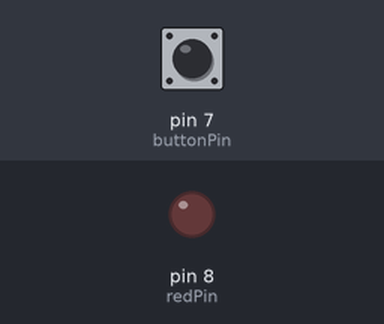
The sketch below on a simulated Arduino Uno, built with avr-gcc and run on an emulated ATmega328P. Shown: output pins drawn as LEDs (lit = HIGH). Dashed ring = blinking. The inputs (shaded band) are chosen by the test bench; at power-on: pin 7 (buttonPin) LOW.

Above: at 1.2 s.
1.3 s: pin 7 (buttonPin) pulled HIGH for 0.15 s
At 2.1 s:
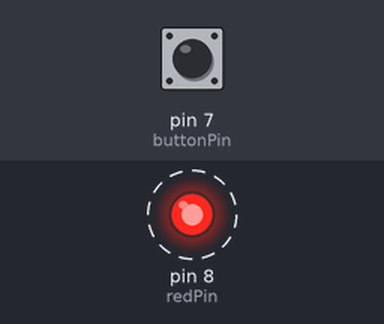
Timing chart, 0 to 7.8 s (numbered marks = the images above; inputs shaded):
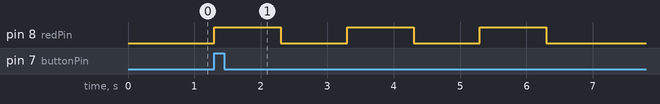

Measured:
- after the input at 1.3 s, pin 8 (redPin): alternates HIGH for 1.0 s and LOW for 1.0 s, 6 changes in all, then stays LOW, starting at once

The sketch:

opdracht_10_1_led_for_loop.ino
```cpp
int redPin = 8;
int numBlinks = 3;
int buttonPin = 7;
int buttonState = 0;

void setup()
{
  pinMode(redPin, OUTPUT);
  digitalWrite(redPin, LOW);
  pinMode(buttonPin, INPUT);
}
void loop()
{
  buttonState = digitalRead(buttonPin);
  if (buttonState == HIGH){

    for (int counter = 1; counter <= numBlinks; counter++) {
    digitalWrite(redPin, HIGH);
    delay(1000);
    digitalWrite(redPin, LOW);
    delay(1000);
  }
 }
}
```
